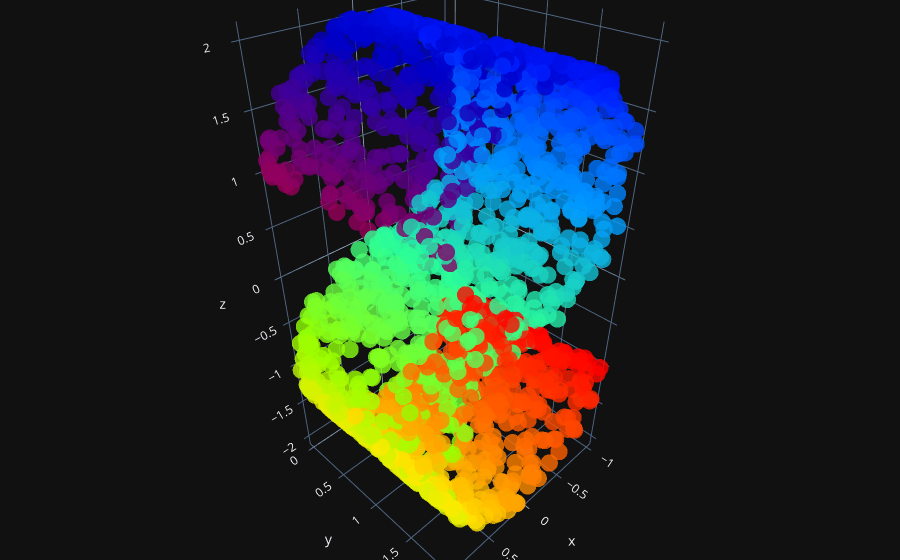

This figure's notebook cell:
### Code cell
import sklearn
from sklearn import datasets
import numpy as np
import plotly.graph_objs as go
from plotly.offline import iplot
# set sampling points number
n_points = 2000
# generate 3D curve
my_curve, my_colors = datasets._samples_generator.make_s_curve(n_points, random_state=100)
# visualize 3D curve with interactive plot
trace_my_curve = go.Scatter3d(x= my_curve[:,0], y= my_curve[:,1], z= my_curve[:,2], mode= 'markers', marker= dict(size=6, color=my_colors, colorscale='Rainbow', opacity=0.8))

layout = go.Layout(margin=dict(l=0,r=0,b=0,t=0))

iplot(go.Figure(data=[trace_my_curve], layout=layout))

### Figure 1 — Plotly figure (JSON) as saved in the notebook; plotly's stock layout.template omitted (floating-point values rounded to 4 significant figures; data arrays with more than 128 entries replaced by an {"elided": "..."} marker saying what was removed)
{"data": [{"marker": {"color": {"elided": "2000 float values"}, "colorscale": [[0.0, "rgb(150,0,90)"], [0.125, "rgb(0,0,200)"], [0.25, "rgb(0,25,255)"], [0.375, "rgb(0,152,255)"], [0.5, "rgb(44,255,150)"], [0.625, "rgb(151,255,0)"], [0.75, "rgb(255,234,0)"], [0.875, "rgb(255,111,0)"], [1.0, "rgb(255,0,0)"]], "opacity": 0.8, "size": 6}, "mode": "markers", "x": {"elided": "2000 float values"}, "y": {"elided": "2000 float values"}, "z": {"elided": "2000 float values"}, "type": "scatter3d"}], "layout": {"margin": {"b": 0, "l": 0, "r": 0, "t": 0}}}
